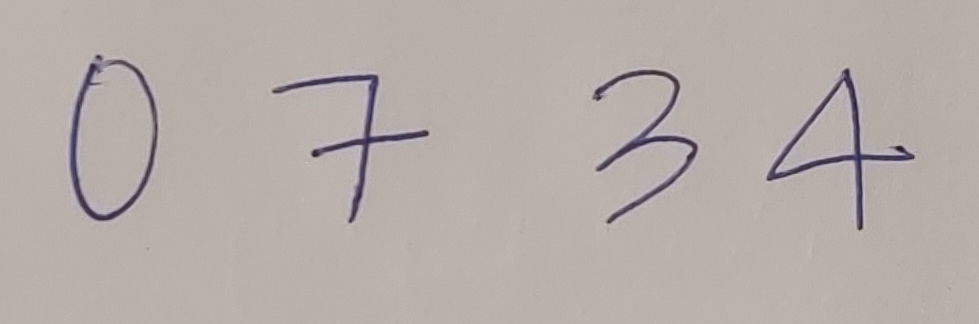
#> input picture images/0734.jpg, 979 x 324 px
$ jupyter execute --allow-errors KMeans_Clustering.ipynb   (shell and % lines are left out)   (older library calls are emulated)
#> lines starting #> are read from the running program, lines starting #| are printed output that depends on the picture; after the words box and inside, x2 and y2 are one past the last pixel; in counts of white or black regions, pixels touching at a corner belong together; pictures that were not available may be replaced by others from this repository, and a replacement may not be noted
### processing.py
from skimage import io
from skimage import filters, color
from scipy import ndimage as ndi
from PIL import Image
import cv2
import tensorflow as tf

from clf import get_clf
from generate_dataset import *
import numpy as np
import pandas as pd
import matplotlib.colors as mcolors
import matplotlib.pyplot as plt
plt.rcParams["figure.figsize"] = (20,6)

from scipy.misc import imresize
import inkml.inkml2img as conv
from itertools import chain
from math import ceil
import subprocess
import os


from sklearn import svm
from matplotlib.colors import Normalize

from sklearn.svm import SVC
from sklearn.preprocessing import StandardScaler

colors = np.array(list(chain(mcolors.BASE_COLORS.values())))        ##mcolors.CSS4_COLORS


# [7 lines left out: function count_seg, not called in this run]

def label_segments(filename,savename='',photo=False,marker=False):
    alpha=1.6
    beta=10
    image = io.imread(filename)
    image = cv2.convertScaleAbs(image, alpha=alpha, beta=beta)
    if marker==False:
        image = cv2.blur(image, (10, 10))
    io.imshow(image)
#     io.imshow(image)
    if photo:
        arrraaayyy = np.array(image)
        gray_image = color.rgb2gray(arrraaayyy)
        meaaannn = np.mean(gray_image)
        if marker:
            binary = gray_image>(meaaannn*.9)
        else:
            binary = gray_image>(meaaannn*.9)
        huh = (binary==1)*0+(binary==0)*1
        temp = savename+'_original.jpg'
        io.imsave(temp,np.array(huh, dtype = np.uint8 ))
        label_arr, num_seg = ndi.label(huh)
        segments = np.arange(1,num_seg+1)
        plt.imshow(huh)
        return huh,np.array(label_arr),segments,image #label_segments(temp,savename,photo=False)
    else:
        gray_image = color.rgb2gray(image)
        thresh = filters.threshold_mean(gray_image)
        binary = gray_image > thresh

    io.imsave(savename+'_original.jpg',(np.array(binary*1, dtype = np.uint8 )))
#     binary = tf.image.convert_image_dtype(binary, dtype=tf.uint8)  ##suppresses warning of lossy conversion
#     io.imsave(savename+'_original.png',binary)
    label_arr, num_seg = ndi.label(np.invert(binary))

    segments = np.arange(1,num_seg+1)
    print(segments)
    return binary*1,np.array(label_arr),segments,image

# [158 lines left out: functions plot_image, plot_numbered_image, convert_inkml, crop_image, process_image, not called in this run]


def setdiff(x):
    return x['truth']==x['predict']

# [37 lines left out: functions main, getscore, process_results, not called in this run]

### KMeans_Clustering.ipynb
[cell 1]
from mpl_toolkits.mplot3d import Axes3D
import os
import pandas as pd
import numpy as np

from math import ceil
from skimage import io
from skimage import filters, color
from scipy import ndimage as ndi
from PIL import Image
import cv2
import matplotlib
matplotlib.rcParams.update({'figure.max_open_warning': 0})

import processing as proc
import processing_new as newproc

import tensorflow as tf
from tensorflow.keras import layers
keras = tf.keras
AUTOTUNE = tf.data.experimental.AUTOTUNE ## tf.data transformation parameters
import matplotlib.pyplot as plt

[cell 2]
models = os.popen("ls saved_models").read().split('\n')[:-1]
#> (the rest of this cell did not finish here and is left out)

[cell 3]
imgs = os.popen("ls testmarker").read().split('\n')[:-1]
for i,img in enumerate(imgs):
    imgs[i]='testmarker/'+img
imgs
# imgs = os.popen("ls generated_imageset").read().split('\n')[:-1]
# for i,img in enumerate(imgs):
#     imgs[i]='generated_imageset/'+img
# imgs

[cell 4]
labels = []
for filename in imgs:
    label = []
    for digit in filename.split('/')[1][:-4]:
#         print(digit)
        label.append(int(digit))
    labels.append(label)
labels

[cell 5]
df = pd.DataFrame(imgs)
#> (the rest of this cell did not finish here and is left out)

[cell 6]
# prepared = df.as_matrix()
df_subset = df.copy()     #.iloc[:1000]
df_subset

[cell 7]
img = cv2.imread('images/0734.jpg')
#> img is the input picture: shape (324, 979, 3); mean B, G, R 169.3, 173.1, 182
r,g,b= cv2.split(img)
r = r.flatten()
g = g.flatten()
b = b.flatten()

[cell 8]
fig = plt.figure()
ax = Axes3D(fig)
ax.scatter(r, g, b)
ax.set_xlabel('RED')
ax.set_ylabel('GREEN')
ax.set_zlabel('BLUE')
ax.view_init(15,180)
plt.show()

[cell 9]
io.imshow(img)

#> (a cell that did not finish here is left out)

[cell 11]
K = 10
attempts=10
#> (the rest of this cell did not finish here and is left out)

[cell 12]
figure_size = 15
plt.figure(figsize=(figure_size,figure_size))
plt.subplot(1,2,1),plt.imshow(img)
plt.title('Original Image'), plt.xticks([]), plt.yticks([])
#> (the rest of this cell did not finish here and is left out)

[cell 13]
edges = cv2.Canny(img,110,150)
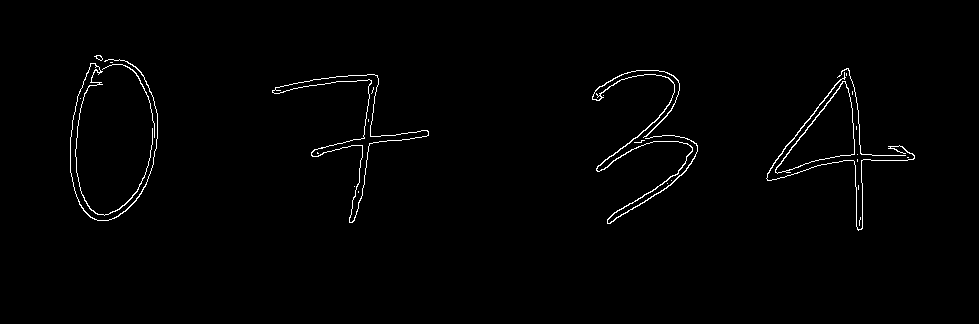
#> edges: shape (324, 979); 1.2% white in thin lines or dots, all inside (x1, y1, x2, y2) = (70, 55, 915, 231)
plt.figure(figsize=(figure_size,figure_size))
plt.subplot(1,2,1),plt.imshow(img)
plt.title('Original Image'), plt.xticks([]), plt.yticks([])
plt.subplot(1,2,2),plt.imshow(edges,cmap = 'gray')
plt.title('Edge Image'), plt.xticks([]), plt.yticks([])
plt.show()
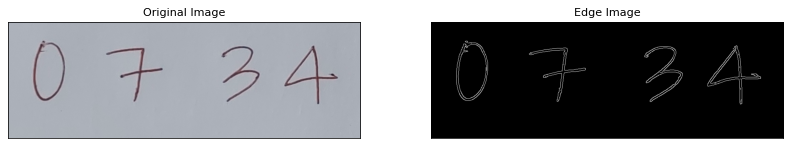
#> figure drawn by matplotlib, 2 panels; B, G, R data is drawn as R, G, B

[cell 14]
# [54 lines of commented-out code are left out]

#> (a cell that did not finish here is left out)

#> (a cell that did not finish here is left out)

[cell 17]
# df_subset

[cell 18]
# a = labels[-1]
# b = predictions[-1]

[cell 19]
# [28 lines left out: function score_prediction, not called in this run]

#> (a cell that did not finish here is left out)

[cell 21]
df_subset

[cell 22]
# [19 lines of commented-out code are left out]

#> (a cell that did not finish here is left out)

#> (a cell that did not finish here is left out)

[cell 25]
# [19 lines left out: function plot_numbered_image, not called in this run]

# [11 lines of commented-out code are left out]

[cell 26]
from math import ceil
import cv2
from PIL import Image
IMAGE = "testset/1093.jpg"            ###imgs[0]
plt.imshow(io.imread(IMAGE))
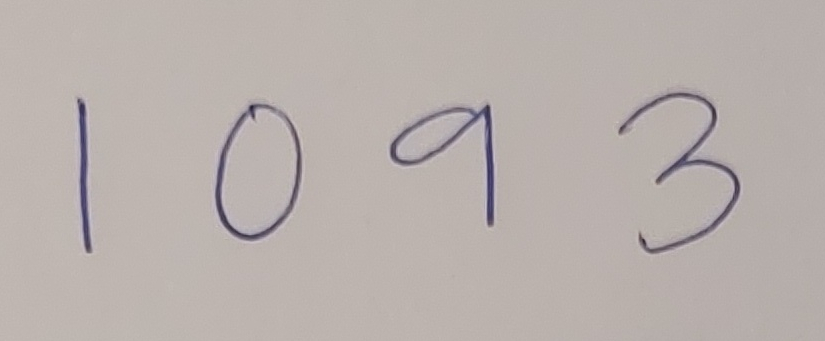
#> input picture testset/1093.jpg, 825 x 341 px
binary_arr,label_arr, segments,orig = proc.label_segments(IMAGE,'',photo=True)
#> in label_segments, image is the input picture: shape (341, 825, 3); mean R, G, B 184.8, 176.3, 172.7
#> in label_segments, `image = cv2.blur(image, (10, 10))`:
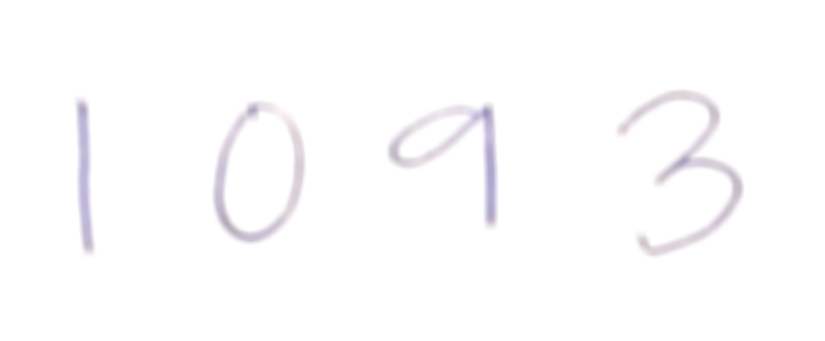
#> image: shape (341, 825, 3); mean R, G, B 253, 252.6, 253.3
#> in label_segments, `meaaannn = np.mean(gray_image)`: meaaannn = 0.991
#> in label_segments, `binary = gray_image>(meaaannn*.9)`:
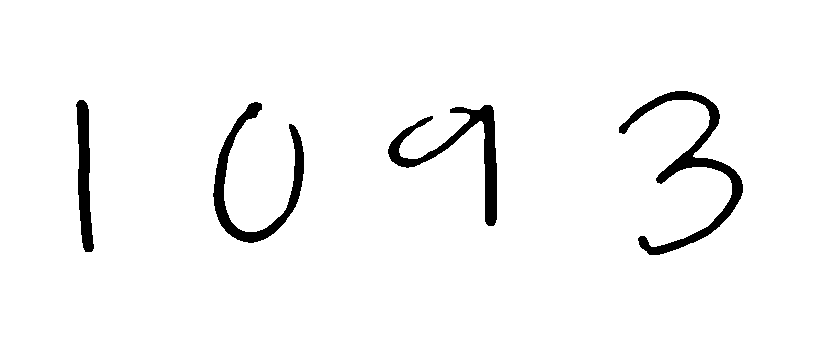
#> binary: shape (341, 825) bool; 96.3% white; 4 black regions, box (x1, y1, x2, y2) and area: (619, 91, 743, 255) 3379, (213, 102, 304, 243) 2758, (388, 105, 497, 226) 2737, (76, 100, 94, 252) 1666
#> in label_segments, `io.imsave(temp,np.array(huh, dtype = np.uint8 ))`:
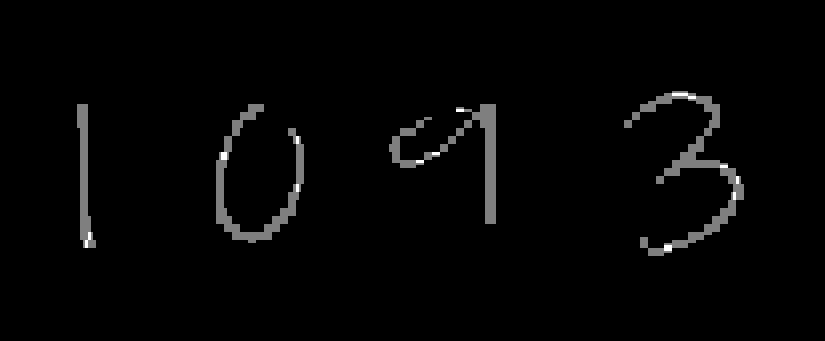
#> saved as _original.jpg: shape (341, 825); min 0, max 2, mean 0.0376; drawn with min black and max white
#> in label_segments, `label_arr, num_seg = ndi.label(huh)`:
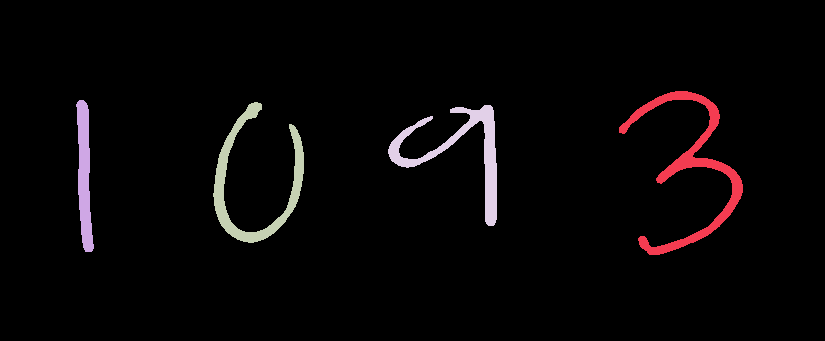
#> label_arr: shape (341, 825) int32; 5 distinct labels, from 0 to 4; one colour per label, 0 black
#> in label_segments, `label_arr, num_seg = ndi.label(huh)`: num_seg = 4
#> segments = [1, 2, 3, 4]
#> `found = label_arr==seg`:
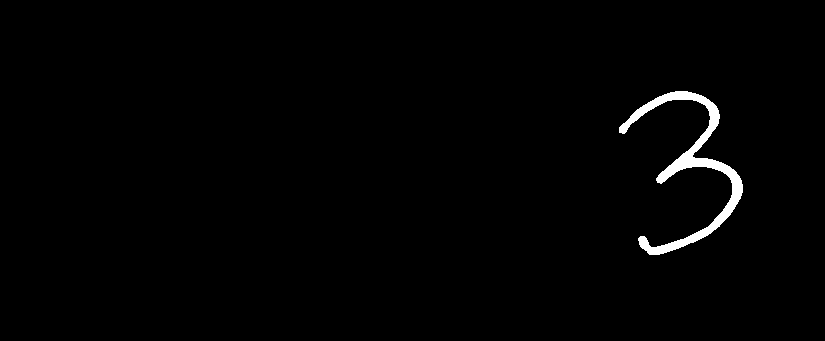
#> found: shape (341, 825) bool; 1.2% white; 1 white region, box (x1, y1, x2, y2) and area: (619, 91, 743, 255) 3379
#> `x,y = np.where(found)`: x = 3379 values from 91 to 254; y = 3379 values, max 742 at index 2241, min 619 at index 977, mean 690
#> `xmin,xmax,ymin,ymax = np.min(x),np.max(x),np.min(y),np.max(y)`: xmin = 91; xmax = 254; ymin = 619; ymax = 742
#> `ymin-=change`: ymin = 599
#> `ymax+=change`: ymax = 762
#> `xlen,ylen = xmax-xmin,ymax-ymin`: ylen = 163
#> `diff=np.abs(ylen-xlen)`: diff = 0
#> `digit = binary_arr[xmin:xmax,ymin:ymax]`: digit: shape (163, 163) int64; values 0 (black) and 1 (white), 12.7% white; 1 white region, box (x1, y1, x2, y2) and area: (20, 0, 144, 163) 3368
#> `digit = np.pad(digit,int(len(digit)*.2),mode= 'constant', constant_val..`:
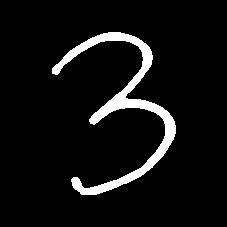
#> digit: shape (227, 227) int64; values 0 (black) and 1 (white), 6.5% white; 1 white region, box (x1, y1, x2, y2) and area: (52, 32, 176, 195) 3368
plt.imshow(np.array(binary_arr, dtype = np.uint8 ))

predictions = []
fig,axes = plt.subplots(len(segments),figsize=(10,60))
#> (the rest of this cell did not finish here and is left out)

[cell 27]
ORIG = io.imread(IMAGE)
GAUSS = cv2.blur(ORIG, (10, 10))
io.imshow(GAUSS)

#> (a cell that did not finish here is left out)

[cell 29]
from skimage import io, filters, color
import cv2
BLACK = io.imread('_segmented.jpg')
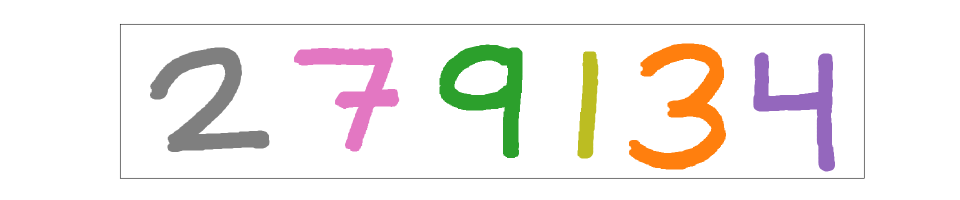
#> input picture my_app/_segmented.png, 1920 x 400 px, given in place of _segmented.jpg, which was not available (shown at 1/2 size)
#> BLACK is the input picture: shape (400, 1920, 4); mean R, G, B, A 243.1, 239.5, 235.9, 255
INVERT = cv2.bitwise_not(BLACK)
io.imshow(INVERT)
